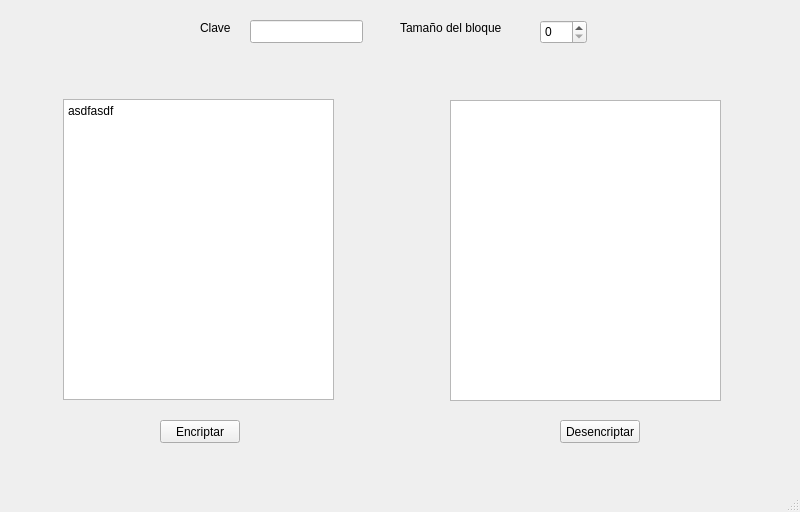
<?xml version="1.0" encoding="UTF-8"?>
<ui version="4.0">
 <class>MainWindow</class>
 <widget class="QMainWindow" name="MainWindow">
  <property name="geometry">
   <rect>
    <x>0</x>
    <y>0</y>
    <width>800</width>
    <height>512</height>
   </rect>
  </property>
  <property name="windowTitle">
   <string>MainWindow</string>
  </property>
  <widget class="QWidget" name="centralwidget">
   <widget class="QLineEdit" name="textClave">
    <property name="geometry">
     <rect>
      <x>250</x>
      <y>20</y>
      <width>113</width>
      <height>23</height>
     </rect>
    </property>
   </widget>
   <widget class="QLabel" name="label">
    <property name="geometry">
     <rect>
      <x>200</x>
      <y>20</y>
      <width>41</width>
      <height>16</height>
     </rect>
    </property>
    <property name="text">
     <string>Clave</string>
    </property>
   </widget>
   <widget class="QSpinBox" name="spinTamanio">
    <property name="geometry">
     <rect>
      <x>540</x>
      <y>20</y>
      <width>47</width>
      <height>24</height>
     </rect>
    </property>
   </widget>
   <widget class="QLabel" name="label_2">
    <property name="geometry">
     <rect>
      <x>400</x>
      <y>20</y>
      <width>121</width>
      <height>16</height>
     </rect>
    </property>
    <property name="text">
     <string>Tamaño del bloque</string>
    </property>
   </widget>
   <widget class="QPushButton" name="buttonEncriptar">
    <property name="geometry">
     <rect>
      <x>160</x>
      <y>420</y>
      <width>80</width>
      <height>23</height>
     </rect>
    </property>
    <property name="text">
     <string>Encriptar</string>
    </property>
   </widget>
   <widget class="QPushButton" name="buttonDesencriptar">
    <property name="geometry">
     <rect>
      <x>560</x>
      <y>420</y>
      <width>80</width>
      <height>23</height>
     </rect>
    </property>
    <property name="text">
     <string>Desencriptar</string>
    </property>
   </widget>
   <widget class="QPlainTextEdit" name="textDesencriptado">
    <property name="geometry">
     <rect>
      <x>63</x>
      <y>99</y>
      <width>271</width>
      <height>301</height>
     </rect>
    </property>
    <property name="plainText">
     <string>asdfasdf</string>
    </property>
   </widget>
   <widget class="QPlainTextEdit" name="textEncriptado">
    <property name="geometry">
     <rect>
      <x>450</x>
      <y>100</y>
      <width>271</width>
      <height>301</height>
     </rect>
    </property>
    <property name="plainText">
     <string/>
    </property>
   </widget>
  </widget>
  <widget class="QMenuBar" name="menubar">
   <property name="geometry">
    <rect>
     <x>0</x>
     <y>0</y>
     <width>800</width>
     <height>20</height>
    </rect>
   </property>
  </widget>
  <widget class="QStatusBar" name="statusbar"/>
 </widget>
 <resources/>
 <connections/>
</ui>
